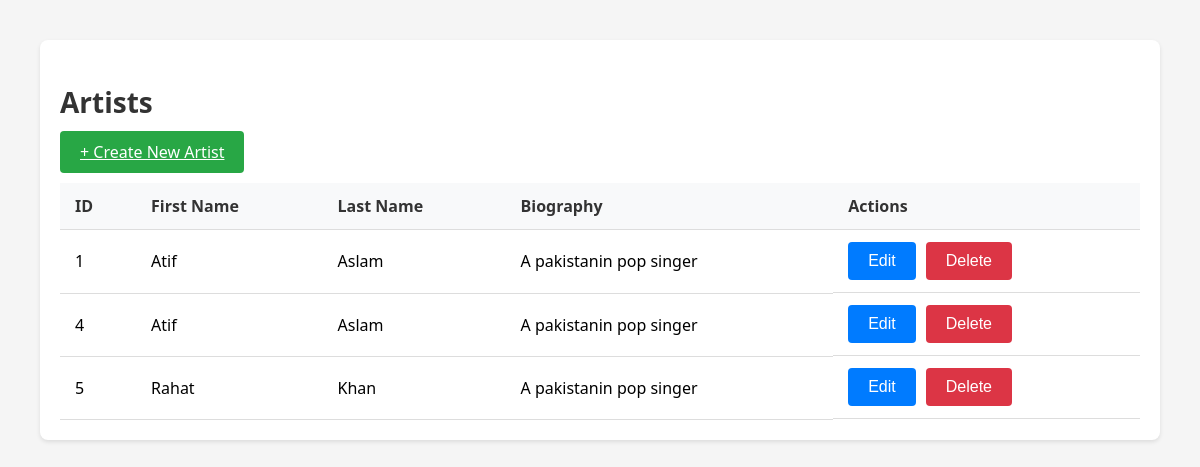
Page /artists/ on the earlier database version.
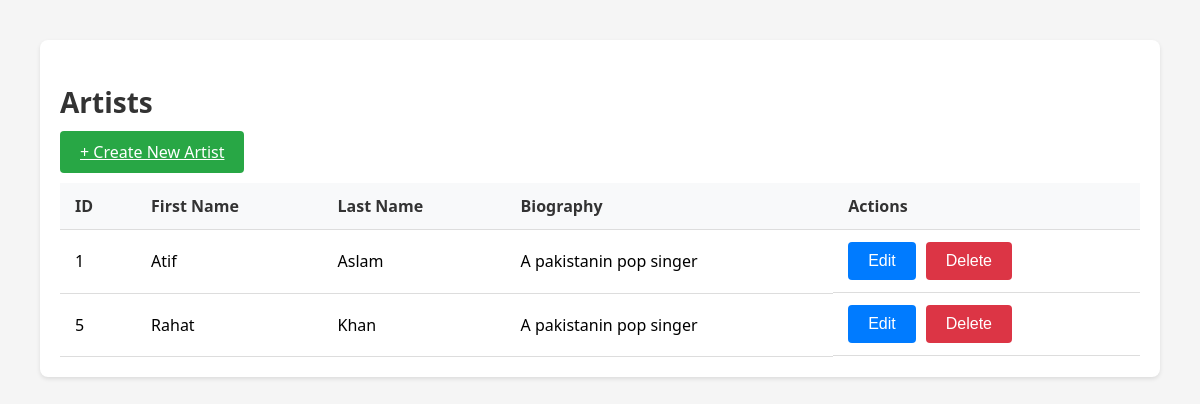
Same page on the later database version.
### myapp/models.py (models this page shows)
class Artist(models.Model):
	first_name = models.CharField(max_length = 30)
	last_name = models.CharField(max_length = 30)
	bio =  models.TextField()

### myapp/views.py (the view)
# urls.py: path('artists/', views.fetch_artist, name='fetch_artist'),
def fetch_artist(request):
    artists = Artist.objects.all()
    context = {'singers': artists}
    return render(request, "artist_pages/artist.html", context)

### myapp/templates/artist_pages/artist.html (shortened to what this page needs)
<!DOCTYPE html>
<html lang="en">
<head>
    {% load static %}
    <link rel="stylesheet" href="{% static 'css/artist.css' %}">
</head>
<body>
    <div class="container">
        <div class="table-container">
            <h2>Artists</h2>
            <a href="{% url 'create_artist' %}" class="button success-button">+ Create New Artist</a>
            <table class="table">
                <thead>
                    <tr>
                        <th>ID</th>
                        <th>First Name</th>
                        <th>Last Name</th>
                        <th>Biography</th>
                        <th>Actions</th>
                    </tr>
                </thead>
                <tbody>
                    {% for artist in singers %}
                        <tr>
                            <td>{{ artist.id }}</td>
                            <td>{{ artist.first_name }}</td>
                            <td>{{ artist.last_name }}</td>
                            <td>{{ artist.bio|truncatewords:20 }}</td>
                            <td class="actions">
                                <a href="{% url 'edit_artist' artist.id %}">
                                    <button class="button primary-button">Edit</button>
                                </a>
                                <a href="{% url 'delete_artist' artist.id %}" onclick="return confirm('Are you sure you want to delete this artist?');">
                                    <button class="button danger-button">Delete</button>
                                </a>
                            </td>
                        </tr>
                    {% endfor %}
                </tbody>
            </table>
        </div>
    </div>
</body>
</html>

### myapp/static/css/artist.css (style rules this page uses)
body { font-family: 'Segoe UI', Tahoma, Geneva, Verdana, sans-serif; margin: 0; padding: 20px; background-color: #f5f5f5; }
.container { max-width: 1200px; margin: 0 auto; padding: 20px; }
h2 { color: #333; margin-bottom: 20px; font-size: 28px; }
.button { padding: 10px 20px; border: none; border-radius: 4px; cursor: pointer; font-size: 16px; transition: background-color 0.3s; }
.primary-button { background-color: #007bff; color: white; }
.danger-button { background-color: #dc3545; color: white; }
.success-button { background-color: #28a745; color: white; }
.table-container { background-color: white; padding: 20px; border-radius: 8px; box-shadow: 0 2px 4px rgba(0,0,0,0.1); overflow-x: auto; }
.table { width: 100%; border-collapse: collapse; margin-top: 20px; }
.table th, .table td { padding: 12px 15px; text-align: left; border-bottom: 1px solid #ddd; }
.table th { background-color: #f8f9fa; color: #333; font-weight: 600; }
.actions { display: flex; gap: 10px; }

Differences in the rows shown:
removed Artist: id "4", first_name "Atif", last_name "Aslam", bio "A pakistanin pop singer"
